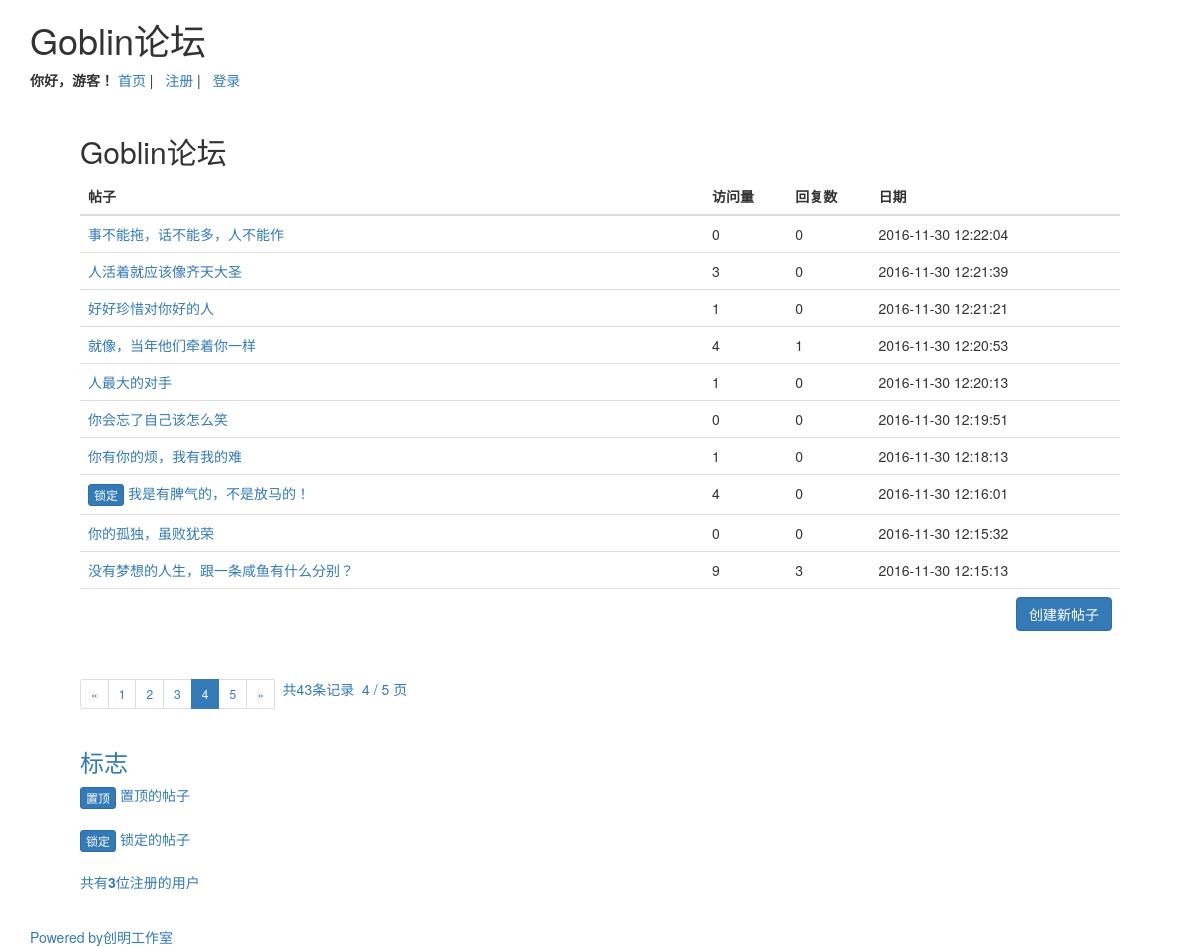
/?page=4, run on the app's committed database.
### tables this page shows
CREATE TABLE `goblin_topic` (
  `id` int(10) NOT NULL AUTO_INCREMENT,
  `topic` varchar(255) NOT NULL,
  `detail` text NOT NULL,
  `name` varchar(32) NOT NULL,
  `email` varchar(100) NOT NULL,
  `datetime` datetime NOT NULL DEFAULT '0000-00-00 00:00:00',
  `view` int(10) NOT NULL DEFAULT '0',
  `reply` int(10) NOT NULL DEFAULT '0',
  `locked` tinyint(1) NOT NULL DEFAULT '0',
  `sticky` tinyint(1) NOT NULL DEFAULT '0',
  PRIMARY KEY (`id`)
);

### index.php (the view, shortened to what this page needs)
<?php
if (isset($_GET['page']) && (int)$_GET['page']>0) {
     $page = $_GET['page'];
 }else{
     $page = 1;
 }
$each_page=EACH_PAGE;
if (!$page || $page==1) {
	$start=0;
}else{
	$offset=$page-1;
	$start=($offset*$each_page);
}
?>
<?php  include('header.inc.php') ?>
<h2>Goblin论坛</h2>
<p>
	<?php
	$sql="SELECT * FROM goblin_topic ORDER BY sticky<1 asc,`datetime` DESC  LIMIT $start,$each_page";
	$result=mysql_query($sql);
	?>
	<table class="table">
		<thead>
		<tr>
			<th width="60%" align="center"><strong>帖子</strong></th>
			<th width="8%" align="center"><strong>访问量</strong></th>
			<th width="8%" align="center"><strong>回复数</strong></th>
			<th width="24%" align="center"><strong>日期</strong></th>
		</tr>
		</thead>
		<tbody>
		<?php
		while($rows=mysql_fetch_array($result)){
		?>
		<tr>
			<td>
					<?php
				if ($rows['locked']=="1") {
					?>
					<button type="button" class="btn btn-primary btn-xs">锁定</button>
					<?php
				}
				?>
				<a href="topic/view_topic.php?id=<?php echo $rows['id'];?>"><?php echo $rows['topic'];?></a>
			</td>
			<td>
				<?php
				echo $rows['view'];
				?>
			</td>
			<td>
				<?php
				echo $rows['reply'];
				?>
			</td>
			<td>
				<?php
				echo $rows['datetime'];
				?>
			</td>
		</tr>
		<?php
		}
		?>
		<tr>
			<td colspan="5" align="right">
			<input type="button" onclick="location.href='topic/create_topic.php'" value="创建新帖子" class="btn btn-primary">
			</td>
		</tr>
		</tbody>
	</table>
	<?php
	$sql="SELECT COUNT(*) FROM goblin_topic";
	$result=mysql_query($sql);
	$row=mysql_fetch_row($result);
	$total=$row[0];
	$pageCount=ceil($total/$each_page);
	?>
</p>
<div>
	<ul class="pagination pagination-sm">
	<?php
        if($page== 1){
        echo '<li class="disabled"><span>&laquo;</span></li>';
        echo '<li class="active"><a href="#">1</a></li>';
    	}else{
        	echo '<li><a href="?page="'. ($page-1).'><span>&laquo;</span></a></li>';
        	echo '<li><a href="?page=1">1</a></li>';
        }
        for($i=2;$i<= $pageCount;$i++){
        if ($i==$page){
        	echo '<li class="active"><a href="#">'.$i.'</a></li>';
        }
        else{
        	echo " <li><a href='?page=".$i."'>".$i."</a></li> ";
        }
        }
        if ($page == $pageCount) {
        	echo '<li class="disabled"><span>&raquo;</span></li>';
        }else{
        	echo '<li><a href="?page='.($page+1).'"><span>&raquo;</span></li>';
        }
        echo " &nbsp 共".$total. "条记录&nbsp";
        echo " $page / $pageCount 页";
    ?>
    </ul>
    </div>
<h3>标志</h3>
<p>
	<button type="button" class="btn btn-primary btn-xs">置顶</button>&nbsp;置顶的帖子<br><br>
	<button type="button" class="btn btn-primary btn-xs">锁定</button>&nbsp;锁定的帖子<br><br>
	<?php
	$sql="SELECT COUNT(*) FROM goblin_user";
	$result=mysql_query($sql);
	$row=mysql_fetch_row($result);
	$total_user=$row[0];
	?>
	共有<b><?php echo$total_user;  ?></b>位注册的用户
</p>
<?php
include('config/footer.inc.php');
?>

### data on the page
goblin_topic: topic "事不能拖，话不能多，人不能作", view "0", reply "0", datetime "2016-11-30 12:22:04"
goblin_topic: topic "人活着就应该像齐天大圣", view "3", reply "0", datetime "2016-11-30 12:21:39"
goblin_topic: topic "好好珍惜对你好的人", view "1", reply "0", datetime "2016-11-30 12:21:21"
goblin_topic: topic "就像，当年他们牵着你一样", view "4", reply "1", datetime "2016-11-30 12:20:53"
goblin_topic: topic "人最大的对手", view "1", reply "0", datetime "2016-11-30 12:20:13"
goblin_topic: topic "你会忘了自己该怎么笑", view "0", reply "0", datetime "2016-11-30 12:19:51"
goblin_topic: topic "你有你的烦，我有我的难", view "1", reply "0", datetime "2016-11-30 12:18:13"
goblin_topic: locked "锁定", topic "我是有脾气的，不是放马的！", view "4", reply "0", datetime "2016-11-30 12:16:01"
goblin_topic: topic "你的孤独，虽败犹荣", view "0", reply "0", datetime "2016-11-30 12:15:32"
goblin_topic: topic "没有梦想的人生，跟一条咸鱼有什么分别？", view "9", reply "3", datetime "2016-11-30 12:15:13"

### other printed values
$total "43"
$page "4"
$pageCount "5"
$total_user "3"
